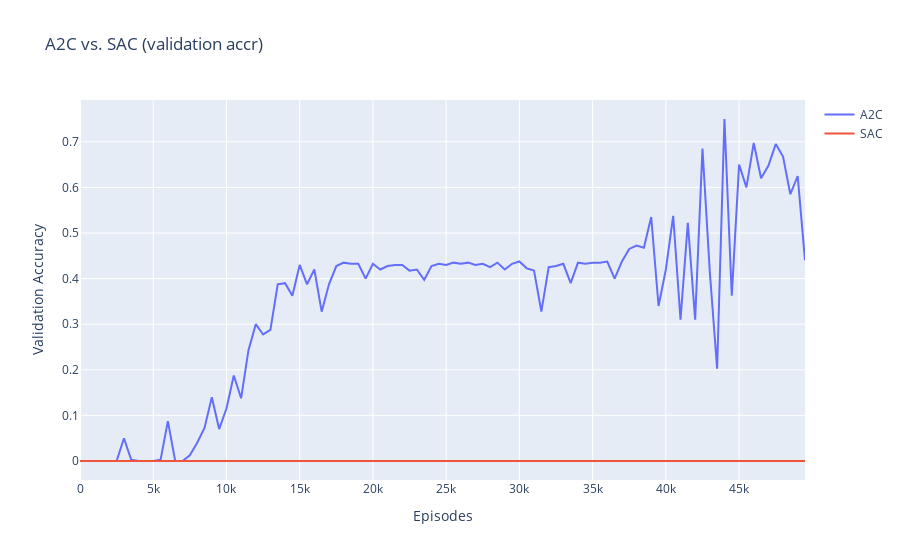

Write notebook code for a chart like this one.
### Code cell
eval_steps_exp1 = list(range(0, 500*len(stats_a2c['accr']), 500))
val_accr_exp1 = {
    'A2C': [eval_steps_exp1, stats_a2c['accr']],
    'SAC': [eval_steps_exp1, stats_sac['accr']]
}

plot_lines(val_accr_exp1, axes_titles=('Episodes', 'Validation Accuracy'), title='A2C vs. SAC (validation accr)')
